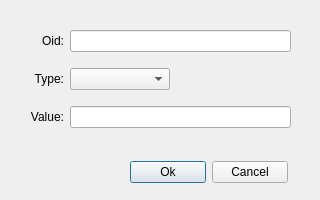
<?xml version="1.0" encoding="UTF-8"?>
<ui version="4.0">
 <class>SetRequestDialog</class>
 <widget class="QDialog" name="SetRequestDialog">
  <property name="geometry">
   <rect>
    <x>0</x>
    <y>0</y>
    <width>320</width>
    <height>200</height>
   </rect>
  </property>
  <property name="windowTitle">
   <string>Dialog</string>
  </property>
  <widget class="QWidget" name="layoutWidget">
   <property name="geometry">
    <rect>
     <x>30</x>
     <y>20</y>
     <width>261</width>
     <height>121</height>
    </rect>
   </property>
   <layout class="QGridLayout" name="gridLayout">
    <item row="0" column="0">
     <widget class="QLabel" name="label">
      <property name="text">
       <string>Oid:</string>
      </property>
      <property name="alignment">
       <set>Qt::AlignRight|Qt::AlignTrailing|Qt::AlignVCenter</set>
      </property>
     </widget>
    </item>
    <item row="0" column="1">
     <widget class="QLineEdit" name="oidLineEdit">
      <property name="enabled">
       <bool>true</bool>
      </property>
     </widget>
    </item>
    <item row="1" column="0">
     <widget class="QLabel" name="label_2">
      <property name="text">
       <string>Type:</string>
      </property>
      <property name="alignment">
       <set>Qt::AlignRight|Qt::AlignTrailing|Qt::AlignVCenter</set>
      </property>
     </widget>
    </item>
    <item row="1" column="1">
     <widget class="QComboBox" name="typeComboBox">
      <property name="maximumSize">
       <size>
        <width>100</width>
        <height>16777215</height>
       </size>
      </property>
     </widget>
    </item>
    <item row="2" column="0">
     <widget class="QLabel" name="label_3">
      <property name="text">
       <string>Value:</string>
      </property>
      <property name="alignment">
       <set>Qt::AlignRight|Qt::AlignTrailing|Qt::AlignVCenter</set>
      </property>
     </widget>
    </item>
    <item row="2" column="1">
     <widget class="QLineEdit" name="valueLineEdit"/>
    </item>
   </layout>
  </widget>
  <widget class="QWidget" name="layoutWidget">
   <property name="geometry">
    <rect>
     <x>130</x>
     <y>160</y>
     <width>158</width>
     <height>25</height>
    </rect>
   </property>
   <layout class="QHBoxLayout" name="horizontalLayout">
    <item>
     <widget class="QPushButton" name="okPushButton">
      <property name="text">
       <string>Ok</string>
      </property>
     </widget>
    </item>
    <item>
     <widget class="QPushButton" name="cancelPushButton">
      <property name="text">
       <string>Cancel</string>
      </property>
     </widget>
    </item>
   </layout>
  </widget>
 </widget>
 <resources/>
 <connections/>
</ui>
